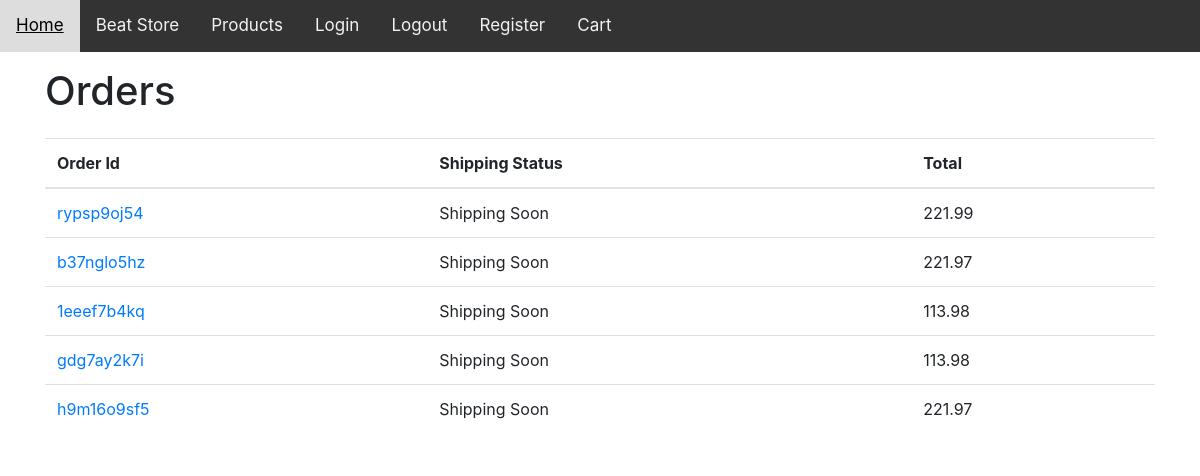
/orders/ (signed in), run on the app's committed database.
### orders/models.py (models this page shows, shortened)
class Order(models.Model):
    order_id            = models.CharField(max_length=120, blank=True)
    billing_profile     = models.ForeignKey(BillingProfile, on_delete=models.PROTECT, null=True, blank=True)
    shipping_address    = models.ForeignKey(Address, on_delete=models.PROTECT, related_name="shipping_address", null=True, blank=True)
    billing_address     = models.ForeignKey(Address, on_delete=models.PROTECT, related_name="billing_address", null=True, blank=True)
    cart                = models.ForeignKey(Cart, on_delete=models.PROTECT)
    status              = models.CharField(max_length=120, default='created', choices=ORDER_STATUS_CHOICES)
    shipping_total      = models.DecimalField(default=5.99, max_digits=65, decimal_places=2)
    total               = models.DecimalField(default=0.00, max_digits=65, decimal_places=2)
    active              = models.BooleanField(default=True)
    updated   = models.DateTimeField(auto_now=True)
    timestamp   = models.DateTimeField(auto_now_add=True)
    objects = OrderManager()
    class Meta:
        ordering = ['-timestamp', '-updated']
    def get_absolute_url(self):
        return reverse("orders:detail", kwargs={'order_id': self.order_id})
    def get_status(self):
        if self.status == "shipped":
            return "Shipped"
        elif self.status == "refunded":
            return "Refunded Order"
        return "Shipping Soon"

### orders/views.py (the view)
# urls.py: path('', OrderListView.as_view(), name='list'),
class OrderListView(LoginRequiredMixin, ListView):
    def get_queryset(self):
        return Order.objects.by_request(self.request).not_created()

### billing/models.py (called while the page is built)
    def new_or_get(self, request):
        user = request.user
        guest_email_id = request.session.get('guest_email_id')
        created = False
        obj = None
        if user.is_authenticated:
            obj, created = self.model.objects.get_or_create(
                            user=user, email=user.email)
        elif guest_email_id is not None:
            guest_email_obj = GuestEmail.objects.get(id=guest_email_id)
            obj, created = self.model.objects.get_or_create(
                            email=guest_email_obj.email)
        else:
            pass
        return obj, created

### orders/models.py (called while the page is built)
    def by_request(self, request):
        billing_profile, created = BillingProfile.objects.new_or_get(request)
        return self.filter(billing_profile=billing_profile)

    def not_created(self):
        return self.exclude(status='created')

    def get_queryset(self):
        return OrderManagerQuerySet(self.model, using=self._db)

    def by_request(self, request):
        return self.get_queryset().by_request(request)

### orders/templates/orders/order_list.html
{% extends "base.html" %}
{% block content %}
<div class='row'>
  <div class='col-12'>
    <h1>Orders</h1>
    </div>
    </div>
<div class='row'>
  <div class='col'>
    <table class='table'>
      <thead><th>Order Id</th><th>Shipping Status<?th><th>Total</th></thead>
      <tbody>
        {% for object in object_list %}
          <tr>
            <td><a href='{{ object.get_absolute_url }}'>{{ object.order_id }}</td>
            <td>{{ object.get_status }}</td>
            <td>{{ object.total }}</td>
            </tr>
            {% empty %}
            <tr><td colspan='3'></td></tr>
        {% endfor %}
{% endblock %}

### templates/base.html (shortened to what this page needs)
{% load static %}
<!doctype html>
<html lang="en">
  <head>
    {% include 'base/css.html' %}
  </head>
  <body>
    {% include 'base/navbar.html' %}
    <div class='container'>
    {% block content %}{% endblock %}
  </div>
  </body>
</html>

### templates/base/css.html (shortened to what this page needs)
{% load static %}
<link rel='stylesheet' href="{% static 'css/base.css' %}">
<link rel='stylesheet' href="{% static 'css/main.css' %}">
<link rel='stylesheet' href="{% static 'css/nav.css' %}">
<link rel='stylesheet' href='https://maxcdn.bootstrapcdn.com/font-awesome/4.7.0/css/font-awesome.min.css'/>
<link rel="stylesheet" href="https://stackpath.bootstrapcdn.com/bootstrap/4.1.3/css/bootstrap.min.css">
<link rel='stylesheet' href='https://maxcdn.bootstrapcdn.com/font-awesome/4.7.0/css/font-awesome.min.css'/>
<link rel="stylesheet" href="https://cdnjs.cloudflare.com/ajax/libs/jquery-confirm/3.3.2/jquery-confirm.min.css">

### templates/base/navbar.html (shortened to what this page needs)
{% url 'home' as home_url %}
{% url 'beatstore:beatstore' as beatstore_url %}
{% url 'products:products' as products_url %}
{% url 'login' as login_url %}
{% url 'logout' as logout_url %}
{% url 'register' as register_url %}
{% url 'cart:home' as cart_url %}
<div class="topnav" id="myTopnav">
  <a href="{{ home_url }}" class="active">Home</a>
  <a href="{{ beatstore_url }}">Beat Store</a>
  <a href="{{ products_url }}">Products</a>
  <a href="{{ login_url }}">Login</a>
  <a href="{{ logout_url }}">Logout</a>
  <a href="{{ register_url }}">Register</a>
  <a class="nav-link" href="{{ cart_url }}"><span class='navbar-cart-count'>Cart {{ request.session.cart_items }}</span> </a>
</div>

### templates/base/js.html (shortened to what this page needs)
{% load static %}

### static_scp/css/base.css (style rules this page uses)
* { box-sizing: border-box; }
body, html { height: 100%; box-sizing: border-box; margin: 0px; padding: 0px; }
[class*="col-"] { width: 100%; }
@media only screen and (min-width: 768px) { .col-12 { width: 100%; } }
[class*="col-"] { float: left; padding: 15px; }
.row::after { content: ""; clear: both; display: table; }
.container { width: 100%; height: 100%; }

### static_scp/css/nav.css (style rules this page uses)
.topnav { background-color: #333; overflow: hidden; }
.topnav a { float: left; display: block; color: #f2f2f2; text-align: center; padding: 13px 16px; text-decoration: none; font-size: 17px; }
.active { background-color: #4CAF50; color: white; }

### data on the page
Order: order_id "rypsp9oj54", get_status "Shipping Soon", total "221.99"
Order: order_id "b37nglo5hz", get_status "Shipping Soon", total "221.97"
Order: order_id "1eeef7b4kq", get_status "Shipping Soon", total "113.98"
Order: order_id "gdg7ay2k7i", get_status "Shipping Soon", total "113.98"
Order: order_id "h9m16o9sf5", get_status "Shipping Soon", total "221.97"
